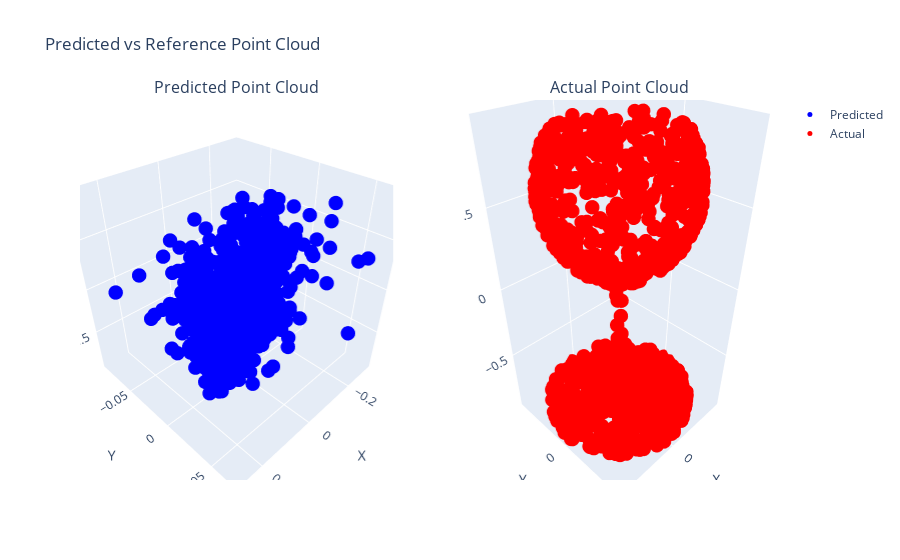

Write notebook code for a chart like this one.
### Code cell
prompt = "glass"
generate_rag_output_website(pc_dir, prompt, 'text', enc, cmr, rag_decoder)

### Figure 1 — Plotly figure (JSON) as saved in the notebook; plotly's stock layout.template omitted (floating-point values rounded to 4 significant figures; data arrays with more than 128 entries replaced by an {"elided": "..."} marker saying what was removed)
{"data": [{"marker": {"color": "blue", "size": 5}, "mode": "markers", "name": "Predicted", "scene": "scene", "type": "scatter3d", "x": {"elided": "1024 float values"}, "y": {"elided": "1024 float values"}, "z": {"elided": "1024 float values"}}, {"marker": {"color": "red", "size": 5}, "mode": "markers", "name": "Actual", "scene": "scene2", "type": "scatter3d", "x": {"elided": "1024 float values"}, "y": {"elided": "1024 float values"}, "z": {"elided": "1024 float values"}}], "layout": {"annotations": [{"font": {"size": 16}, "showarrow": false, "text": "Predicted Point Cloud", "x": 0.225, "xanchor": "center", "xref": "paper", "y": 1, "yanchor": "bottom", "yref": "paper"}, {"font": {"size": 16}, "showarrow": false, "text": "Actual Point Cloud", "x": 0.775, "xanchor": "center", "xref": "paper", "y": 1, "yanchor": "bottom", "yref": "paper"}], "scene": {"domain": {"x": [0, 0.45], "y": [0, 1]}, "xaxis": {"title": {"text": "X"}}, "yaxis": {"title": {"text": "Y"}}, "zaxis": {"title": {"text": "Z"}}}, "scene2": {"domain": {"x": [0.55, 1], "y": [0, 1]}, "xaxis": {"title": {"text": "X"}}, "yaxis": {"title": {"text": "Y"}}, "zaxis": {"title": {"text": "Z"}}}, "showlegend": true, "title": {"text": "Predicted vs Reference Point Cloud"}}}
